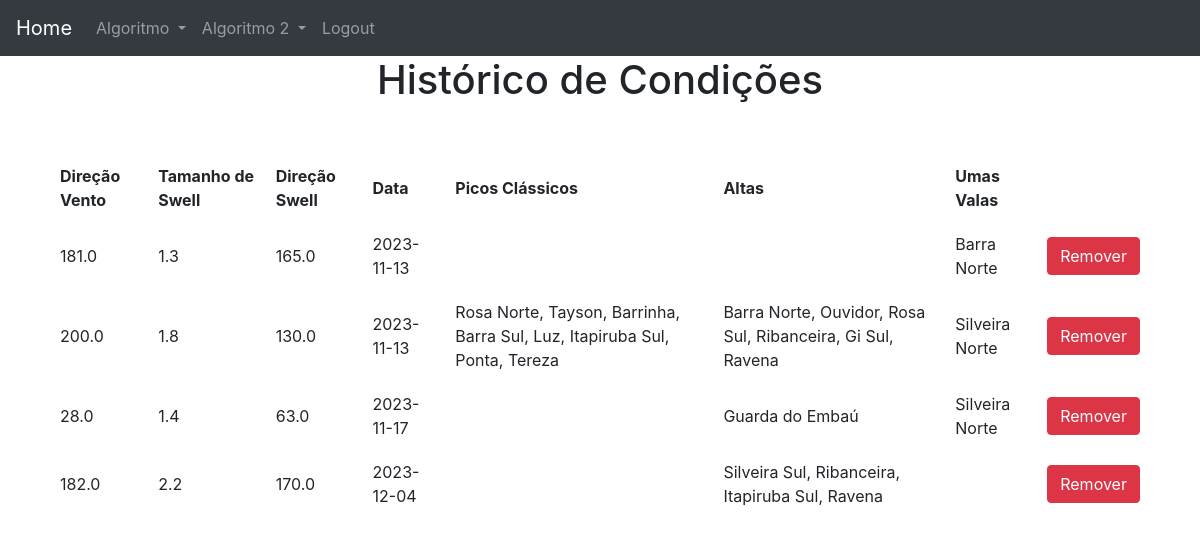
The page /view (signed in) on the database its author committed.
### website/models.py (models this page shows)
class Historico(db.Model):
    id = db.Column(db.Integer, primary_key=True)
    usuario_id = db.Column(db.Integer, db.ForeignKey('usuario.id'))
    vento = db.Column(db.Float)
    swell = db.Column(db.Float)
    direcao = db.Column(db.Float)
    data = db.Column(db.Date)
    classicos = db.Column(db.String)
    altas = db.Column(db.String)
    vala = db.Column(db.String)

### website/views.py (the view)
@views.route('/view', methods=['GET'])
@login_required
def view():
    return render_template("algoritmo/view.html", usuario=current_user)

### website/__init__.py (called while the page is built)
def create_app():
    app = Flask(__name__)
    app.config['SECRET_KEY'] = 'você não vai adivinhar'
    app.config['SQLALCHEMY_DATABASE_URI'] = f'sqlite:///{DB_NAME}'
    db.init_app(app)
    admin.init_app(app)
    migrate = Migrate(app, db)
    from .views import views
    from .auth import auth
    app.register_blueprint(views, url_prefix='/')
    app.register_blueprint(auth, url_prefix='/')
    from .models import Usuario
    login_manager = LoginManager()
    login_manager.login_view = 'auth.login'
    login_manager.login_message = 'Faça o login para a acessar está página.'
    login_manager.init_app(app)
    @login_manager.user_loader
    def load_user(id):
        return Usuario.query.get(int(id))
    return app

### website/templates/algoritmo/view.html (shortened to what this page needs)
{% extends "base.html"%}
{% block content %}
    <h1 class="text-center">Histórico de Condições</h1>
    <table>
        <thead>
            <th>Direção Vento</th>
            <th>Tamanho de Swell</th>
            <th>Direção Swell</th>
            <th>Data</th>
            <th>Picos Clássicos</th>
            <th>Altas</th>
            <th>Umas Valas</th>
        </thead>
        {% for condicao in usuario.historico %}
            <tr>
                <td>{{condicao.vento}}</td>
                <td>{{condicao.swell}}</td>
                <td>{{condicao.direcao}}</td>
                <td>{{condicao.data}}</td>
                <td>{{condicao.classicos}}</td>
                <td>{{condicao.altas}}</td>
                <td>{{condicao.vala}}</td>
                <td><button type="button" class="btn btn-danger" onClick="removeHistorico({{ condicao.id }})">Remover</button></td>
            </tr>
        {% endfor %}
    </table>
{% endblock %}

### website/static/style.css (style rules this page uses)
table { margin: 50px; }
th { padding: 10px; }
td { padding: 10px; }

### rows shown on the page
Historico: vento "181.0", swell "1.3", direcao "165.0", data "2023-11-13", vala "Barra Norte"
Historico: vento "200.0", swell "1.8", direcao "130.0", data "2023-11-13", classicos "Rosa Norte, Tayson, Barrinha, Barra Sul, Luz, Itapiruba Sul, Ponta, Tereza", altas "Barra Norte, Ouvidor, Rosa Sul, Ribanceira, Gi Sul, Ravena", vala "Silveira Norte"
Historico: vento "28.0", swell "1.4", direcao "63.0", data "2023-11-17", altas "Guarda do Embaú", vala "Silveira Norte"
Historico: vento "182.0", swell "2.2", direcao "170.0", data "2023-12-04", altas "Silveira Sul, Ribanceira, Itapiruba Sul, Ravena"
